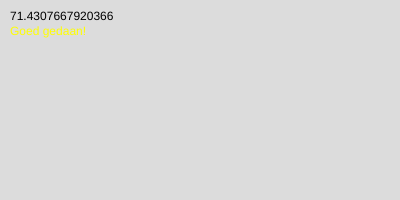
Frame 1 (no input)
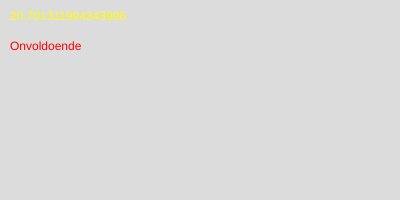
Frame 2 (the mouse pressed at the canvas centre, redrawn once)

The p5.js sketch that drew these frames (run headless with seeded random() and noise() and a simulated clock; the mouse was pressed at the canvas centre and the sketch redrawn once):

// p5.js sketch
// ── sketch.js
  function setup() {
  createCanvas(400, 200);
}

function draw() {
  let score = random(100)
noLoop(score)
  background(220);
  text(score,10,20);
  fill('green');
  if (score >= 90){ 
  text ("Uitstekent!",10,35);
  }
  else if (score >= 70 && score <=89){
  fill('yellow');
  text('Goed gedaan!',10,35);
  }
  else if (score >= 50 && score <=69){
  fill('orange');
  text('Voldoende',10,40);
}
  else if (score <=49){
  fill('red');
  text('Onvoldoende',10,50);
}
}
